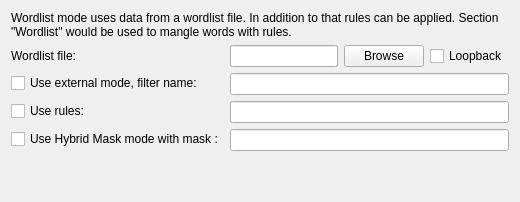
                 <widget class="QWidget" name="wordlistModeTab">
                  <attribute name="title">
                   <string>Wordlist mode</string>
                  </attribute>
                  <layout class="QVBoxLayout" name="verticalLayout_2">
                   <item>
                    <widget class="QLabel" name="label_4">
                     <property name="text">
                      <string>Wordlist mode uses data from a wordlist file. In addition to that rules can be applied. Section &quot;Wordlist&quot; would be used to mangle words with rules.</string>
                     </property>
                     <property name="wordWrap">
                      <bool>true</bool>
                     </property>
                    </widget>
                   </item>
                   <item>
                    <layout class="QFormLayout" name="formLayout_3">
                     <property name="fieldGrowthPolicy">
                      <enum>QFormLayout::AllNonFixedFieldsGrow</enum>
                     </property>
                     <property name="labelAlignment">
                      <set>Qt::AlignLeading|Qt::AlignLeft|Qt::AlignVCenter</set>
                     </property>
                     <item row="0" column="0">
                      <widget class="QLabel" name="label_WordlistFile">
                       <property name="text">
                        <string>Wordlist file:</string>
                       </property>
                      </widget>
                     </item>
                     <item row="0" column="1">
                      <layout class="QHBoxLayout" name="horizontalLayout">
                       <item>
                        <widget class="QLineEdit" name="lineEditWordlistFile">
                         <property name="sizePolicy">
                          <sizepolicy hsizetype="Expanding" vsizetype="Fixed">
                           <horstretch>0</horstretch>
                           <verstretch>0</verstretch>
                          </sizepolicy>
                         </property>
                        </widget>
                       </item>
                       <item>
                        <widget class="QPushButton" name="pushButton_WordlistFileBrowse">
                         <property name="sizePolicy">
                          <sizepolicy hsizetype="Maximum" vsizetype="Fixed">
                           <horstretch>0</horstretch>
                           <verstretch>0</verstretch>
                          </sizepolicy>
                         </property>
                         <property name="text">
                          <string>Browse</string>
                         </property>
                        </widget>
                       </item>
                       <item>
                        <widget class="QCheckBox" name="checkBoxWordlistLoopback">
                         <property name="toolTip">
                          <string>Check this option if your wordlist is a pot file</string>
                         </property>
                         <property name="text">
                          <string>Loopback</string>
                         </property>
                        </widget>
                       </item>
                      </layout>
                     </item>
                     <item row="1" column="0">
                      <widget class="QCheckBox" name="checkBox_WordlistModeExternalName">
                       <property name="sizePolicy">
                        <sizepolicy hsizetype="Maximum" vsizetype="Fixed">
                         <horstretch>0</horstretch>
                         <verstretch>0</verstretch>
                        </sizepolicy>
                       </property>
                       <property name="text">
                        <string>Use external mode, filter name:</string>
                       </property>
                      </widget>
                     </item>
                     <item row="2" column="0">
                      <widget class="QCheckBox" name="checkBox_WordlistModeRules">
                       <property name="text">
                        <string>Use rules:</string>
                       </property>
                      </widget>
                     </item>
                     <item row="2" column="1">
                      <widget class="QLineEdit" name="lineEdit_WordlistRules"/>
                     </item>
                     <item row="1" column="1">
                      <widget class="QLineEdit" name="lineEditWordlistModeExternalName"/>
                     </item>
                     <item row="3" column="0">
                      <widget class="QCheckBox" name="checkBoxWordlistModeMask">
                       <property name="text">
                        <string>Use Hybrid Mask mode with mask :</string>
                       </property>
                      </widget>
                     </item>
                     <item row="3" column="1">
                      <widget class="QLineEdit" name="lineEditWordlistModeMask"/>
                     </item>
                    </layout>
                   </item>
                   <item>
                    <spacer name="verticalSpacer_6">
                     <property name="orientation">
                      <enum>Qt::Vertical</enum>
                     </property>
                     <property name="sizeHint" stdset="0">
                      <size>
                       <width>20</width>
                       <height>40</height>
                      </size>
                     </property>
                    </spacer>
                   </item>
                  </layout>
                 </widget>
